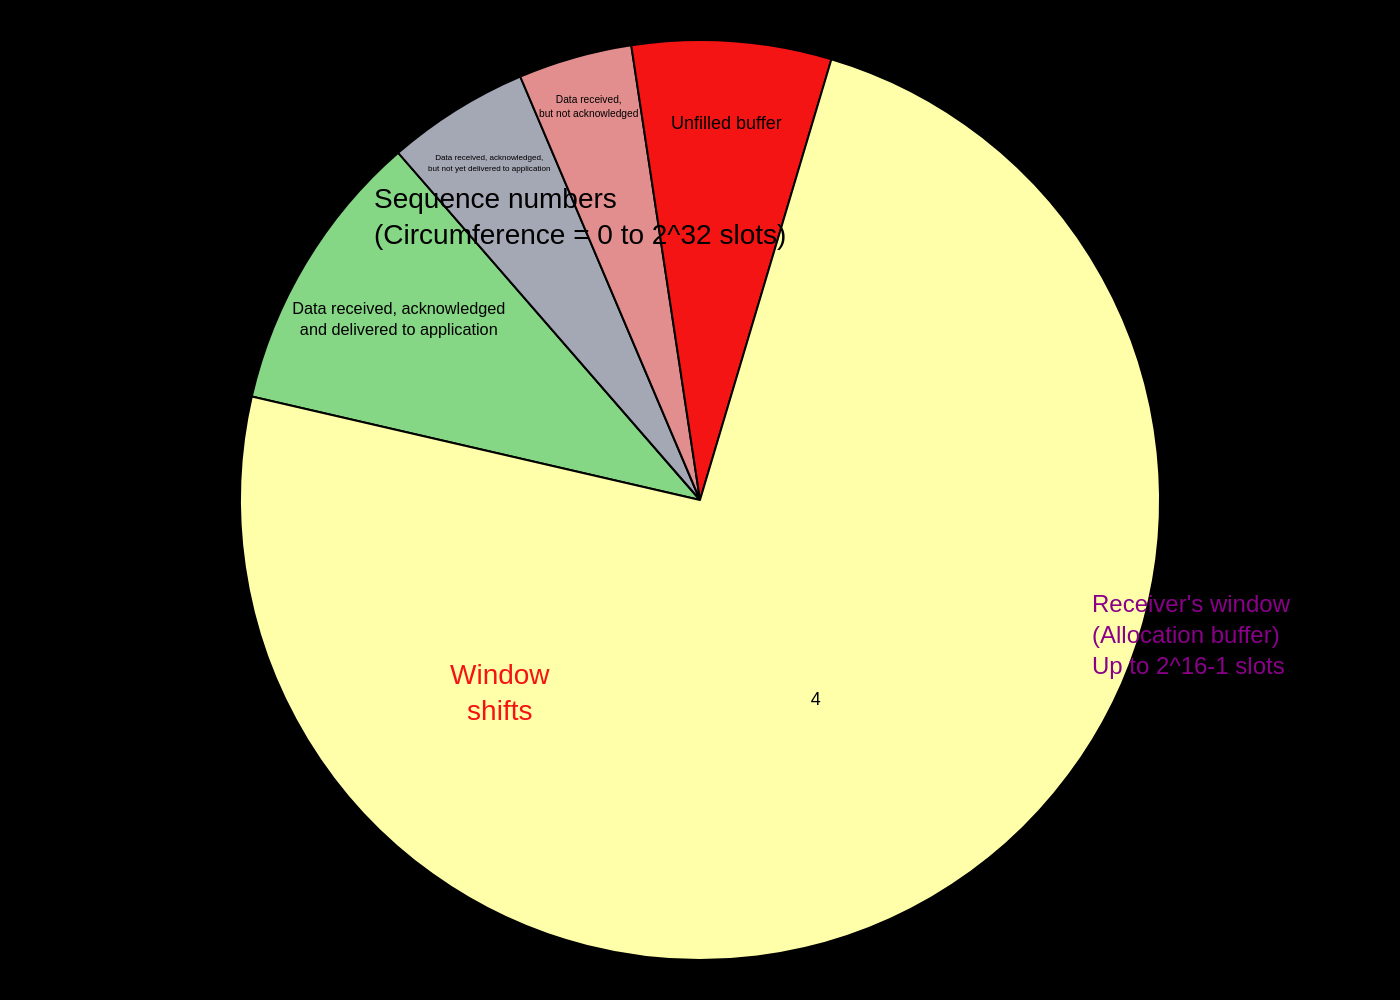

Python code for this plot:
import sys
import json
import plotly.graph_objects as go

# Ensure a JSON file path is provided as a command-line argument
if len(sys.argv) < 2:
    print("Usage: python generate_chart.py <path_to_json_file>")
    sys.exit(1)

json_file_path = sys.argv[1]

# Load all data and settings from the specified JSON file
with open(json_file_path, 'r', encoding='utf-8') as f:
    config = json.load(f)

# Extract data for the pie chart trace
labels = [item['label'] for item in config['chart_data']]
values = [item['value'] for item in config['chart_data']]

# Create the main figure and add the pie chart trace
fig = go.Figure(data=[go.Pie(
    labels=labels,
    values=values,
    marker=dict(colors=config['colors']['slices'], line=dict(color='black', width=1)),
    sort=False,
    direction='clockwise',
    rotation=config['layout_options']['pie_rotation'],
    textinfo='label',
    textposition='inside',
    insidetextorientation='horizontal',
    textfont=dict(
        family="Arial",
        size=9,
        color=config['colors']['pie_text']
    ),
    hole=0
)])

# Build annotations from the JSON configuration
annotations = []
for ann_data in config['layout_options']['annotations']:
    annotations.append(go.layout.Annotation(
        text=config['texts'][ann_data['text_key']],
        x=ann_data['x'],
        y=ann_data['y'],
        xref="paper",
        yref="paper",
        showarrow=False,
        font=dict(
            family="Arial",
            size=ann_data['font_size'],
            color=config['colors'][ann_data['color_key']]
        ),
        align=ann_data['align']
    ))

# Build shapes from the JSON configuration
shapes = []
for shape_data in config['layout_options']['shapes']:
    shapes.append(go.layout.Shape(
        type="path",
        path=shape_data['path'],
        xref="paper",
        yref="paper",
        line=dict(
            color=config['colors'][shape_data['color_key']],
            width=shape_data['width']
        )
    ))

# Apply layout settings, including annotations and shapes
fig.update_layout(
    showlegend=False,
    paper_bgcolor=config['colors']['background'],
    plot_bgcolor=config['colors']['background'],
    margin=dict(l=20, r=20, t=20, b=20),
    font=dict(family="Arial"),
    annotations=annotations,
    shapes=shapes
)

# Determine the output image filename from the input JSON filename
if '.' in json_file_path:
    base_name = json_file_path.rsplit('.', 1)[0]
else:
    base_name = json_file_path
output_image_path = f"{base_name}.png"

# Save the generated figure to a high-resolution PNG file
fig.write_image(output_image_path, scale=2)

print(f"Chart saved to {output_image_path}")
